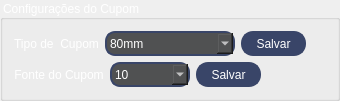
                <widget class="QGroupBox" name="groupBox_5">
                 <property name="maximumSize">
                  <size>
                   <width>340</width>
                   <height>120</height>
                  </size>
                 </property>
                 <property name="styleSheet">
                  <string notr="true">color: rgb(255, 255, 255);
font: 700 9pt &quot;Segoe UI&quot;;</string>
                 </property>
                 <property name="title">
                  <string>Configurações do Cupom</string>
                 </property>
                 <layout class="QGridLayout" name="gridLayout_17">
                  <item row="0" column="0">
                   <layout class="QHBoxLayout" name="horizontalLayout_7">
                    <item>
                     <widget class="QLabel" name="label_2">
                      <property name="maximumSize">
                       <size>
                        <width>155</width>
                        <height>30</height>
                       </size>
                      </property>
                      <property name="styleSheet">
                       <string notr="true">background: transparent;
font: 700 10pt &quot;Segoe UI&quot;;
color: rgb(255, 255, 255);

</string>
                      </property>
                      <property name="text">
                       <string>Tipo de  Cupom</string>
                      </property>
                      <property name="alignment">
                       <set>Qt::AlignmentFlag::AlignCenter</set>
                      </property>
                     </widget>
                    </item>
                    <item>
                     <widget class="QComboBox" name="comboBox_tipo_cupom">
                      <property name="minimumSize">
                       <size>
                        <width>130</width>
                        <height>0</height>
                       </size>
                      </property>
                      <property name="maximumSize">
                       <size>
                        <width>130</width>
                        <height>25</height>
                       </size>
                      </property>
                      <property name="styleSheet">
                       <string notr="true">QComboBox {
    background-color: rgb(80, 81, 82);
    border: 2px solid #394568;
    border-radius: 10px;
    font: 700 10pt &quot;Segoe UI&quot;;
    color: rgb(255, 255, 255);  /* Cor do texto na caixa do ComboBox */
}

QComboBox:hover {
    background-color: rgb(75, 85, 83);
}

QComboBox:pressed {
    background-color: #2c3650;
}

QComboBox QAbstractItemView {
    color: rgb(255, 255, 255);  /* Cor do texto dos itens da lista */
    background-color: rgb(80, 81, 82);  /* Cor de fundo do menu suspenso */
}

</string>
                      </property>
                      <item>
                       <property name="text">
                        <string>80mm</string>
                       </property>
                      </item>
                      <item>
                       <property name="text">
                        <string>58mm</string>
                       </property>
                      </item>
                     </widget>
                    </item>
                    <item>
                     <widget class="QPushButton" name="btn_salvar_tipo_cupom">
                      <property name="minimumSize">
                       <size>
                        <width>65</width>
                        <height>25</height>
                       </size>
                      </property>
                      <property name="maximumSize">
                       <size>
                        <width>65</width>
                        <height>25</height>
                       </size>
                      </property>
                      <property name="styleSheet">
                       <string notr="true">    QPushButton {
        background-color: #394568;
        border: 2px solid #394568;
        border-radius: 12px;
        font: 700 10pt &quot;Segoe UI&quot;;
		color: rgb(255, 255, 255);
    }
    QPushButton:hover {
        background-color: #44537c;
    }
    QPushButton:pressed {
        background-color: #2c3650;
    }

</string>
                      </property>
                      <property name="text">
                       <string>Salvar</string>
                      </property>
                     </widget>
                    </item>
                    <item>
                     <spacer name="horizontalSpacer_2">
                      <property name="orientation">
                       <enum>Qt::Orientation::Horizontal</enum>
                      </property>
                      <property name="sizeHint" stdset="0">
                       <size>
                        <width>40</width>
                        <height>20</height>
                       </size>
                      </property>
                     </spacer>
                    </item>
                   </layout>
                  </item>
                  <item row="1" column="0">
                   <layout class="QHBoxLayout" name="horizontalLayout_8">
                    <item>
                     <widget class="QLabel" name="label_8">
                      <property name="maximumSize">
                       <size>
                        <width>155</width>
                        <height>30</height>
                       </size>
                      </property>
                      <property name="styleSheet">
                       <string notr="true">background: transparent;
font: 700 10pt &quot;Segoe UI&quot;;
color: rgb(255, 255, 255);

</string>
                      </property>
                      <property name="text">
                       <string>Fonte do Cupom</string>
                      </property>
                      <property name="alignment">
                       <set>Qt::AlignmentFlag::AlignCenter</set>
                      </property>
                     </widget>
                    </item>
                    <item>
                     <widget class="QComboBox" name="comboBox_fonte_cupom">
                      <property name="minimumSize">
                       <size>
                        <width>80</width>
                        <height>0</height>
                       </size>
                      </property>
                      <property name="maximumSize">
                       <size>
                        <width>80</width>
                        <height>25</height>
                       </size>
                      </property>
                      <property name="styleSheet">
                       <string notr="true">QComboBox {
    background-color: rgb(80, 81, 82);
    border: 2px solid #394568;
    border-radius: 10px;
    font: 700 10pt &quot;Segoe UI&quot;;
    color: rgb(255, 255, 255);  /* Cor do texto na caixa do ComboBox */
}

QComboBox:hover {
    background-color: rgb(75, 85, 83);
}

QComboBox:pressed {
    background-color: #2c3650;
}

QComboBox QAbstractItemView {
    color: rgb(255, 255, 255);  /* Cor do texto dos itens da lista */
    background-color: rgb(80, 81, 82);  /* Cor de fundo do menu suspenso */
}

</string>
                      </property>
                      <item>
                       <property name="text">
                        <string>10</string>
                       </property>
                      </item>
                      <item>
                       <property name="text">
                        <string>12</string>
                       </property>
                      </item>
                      <item>
                       <property name="text">
                        <string>14</string>
                       </property>
                      </item>
                      <item>
                       <property name="text">
                        <string>16</string>
                       </property>
                      </item>
                      <item>
                       <property name="text">
                        <string>18</string>
                       </property>
                      </item>
                      <item>
                       <property name="text">
                        <string>20</string>
                       </property>
                      </item>
                      <item>
                       <property name="text">
                        <string>22</string>
                       </property>
                      </item>
                      <item>
                       <property name="text">
                        <string>24</string>
                       </property>
                      </item>
                      <item>
                       <property name="text">
                        <string>26</string>
                       </property>
                      </item>
                      <item>
                       <property name="text">
                        <string>28</string>
                       </property>
                      </item>
                     </widget>
                    </item>
                    <item>
                     <widget class="QPushButton" name="btn_salvar_tipo_fonte_cupom">
                      <property name="minimumSize">
                       <size>
                        <width>65</width>
                        <height>25</height>
                       </size>
                      </property>
                      <property name="maximumSize">
                       <size>
                        <width>25</width>
                        <height>30</height>
                       </size>
                      </property>
                      <property name="styleSheet">
                       <string notr="true">    QPushButton {
        background-color: #394568;
        border: 2px solid #394568;
        border-radius: 12px;
        font: 700 10pt &quot;Segoe UI&quot;;
		color: rgb(255, 255, 255);
    }
    QPushButton:hover {
        background-color: #44537c;
    }
    QPushButton:pressed {
        background-color: #2c3650;
    }

</string>
                      </property>
                      <property name="text">
                       <string>Salvar</string>
                      </property>
                     </widget>
                    </item>
                    <item>
                     <spacer name="horizontalSpacer_6">
                      <property name="orientation">
                       <enum>Qt::Orientation::Horizontal</enum>
                      </property>
                      <property name="sizeHint" stdset="0">
                       <size>
                        <width>40</width>
                        <height>20</height>
                       </size>
                      </property>
                     </spacer>
                    </item>
                   </layout>
                  </item>
                 </layout>
                </widget>
